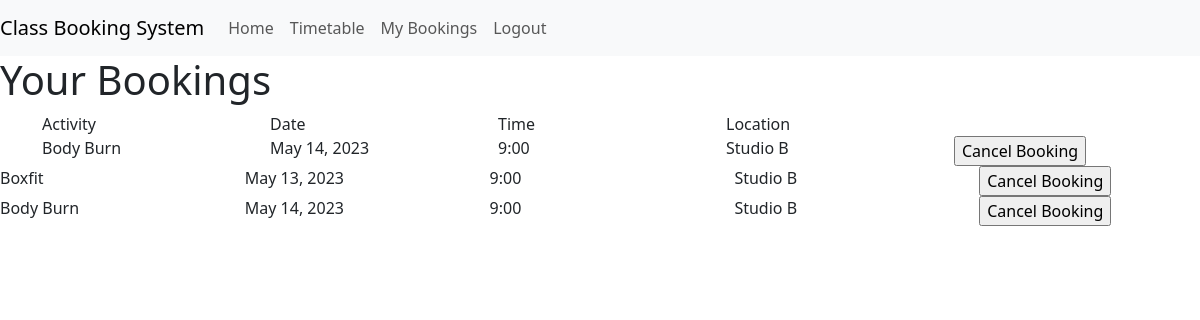
Before: /view_bookings.html (signed in) with the older database file.
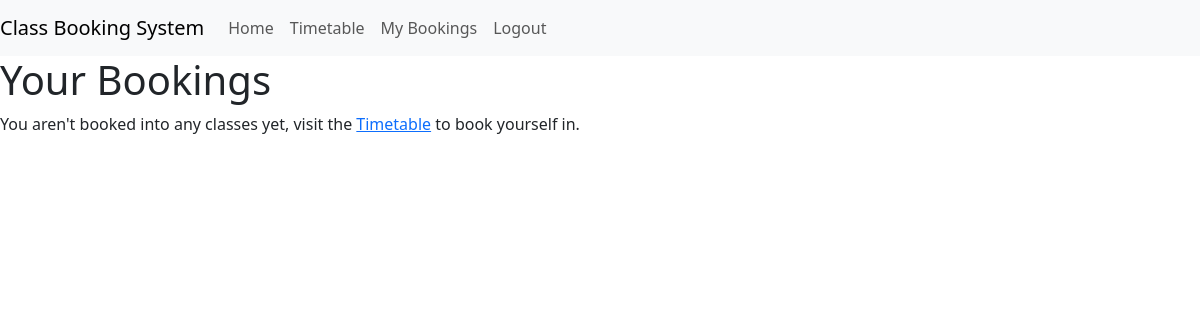
After: the same page with the newer database file.
### classbooking_app/models.py (models this page shows, shortened)
class Booking(models.Model):
    session = models.ForeignKey(Session, on_delete=models.CASCADE)
    user = models.CharField(
        max_length=50,
        null=False,
        blank=False,
        default="test_user"
        )
    confirmed = models.BooleanField(default=False)

class Session(models.Model):
    activity = models.ForeignKey(Activity, on_delete=models.CASCADE)
    date = models.DateField(default=date.today())
    time = models.TimeField(default=datetime.now())
    spaces = models.IntegerField(default=25)
    location = models.CharField(max_length=50, default='Studio A')
    running = models.BooleanField(default=True)

class Activity(models.Model):
    name = models.CharField(
        max_length=50,
        null=False,
        blank=False,
        default="test_class"
        )
    description = models.CharField(
        max_length=50,
        null=False,
        blank=False,
        default="test_description"
        )
    image = models.CharField(
        max_length=20,
        null=False,
        blank=False,
        default="test_image")
    capacity = models.IntegerField(
        null=False,
        blank=False,
        default=25
    )
    duration = models.CharField(
        max_length=5,
        null=False,
        blank=False,
        default="1hr"
    )

### classbooking_app/views.py (the view, shortened to what this page needs)
# urls.py: path('view_bookings.html', views.view_bookings, name='view_bookings'),
def view_bookings(request):
    user = request.user
    cancel_id = ""
    bookings = Booking.objects.filter(user=user)
    context = {
        'bookings': bookings,
        'cancel_id': cancel_id,
        }
    return render(request, 'classbooking_app/view_bookings.html', context)

### classbooking_app/templates/classbooking_app/view_bookings.html (shortened to what this page needs)
{% extends 'classbooking_app/base.html' %}
{% block contentbody %}
<h1>Your Bookings</h1>
<form method="POST" id="cancel-form">
{% if bookings|length > 0 %}
<div class="container">
 <div class="row">
   <div class="col">Activity</div>
   <div class="col">Date</div>
   <div class="col">Time</div>
   <div class="col">Location</div>
   <div class="col"></div>
 </div>
 {% for booking in bookings %}
 <div class="row run-{{ booking.session.running }}">
   <div class="col">{{ booking.session.activity.name }}</div>
   <div class="col">{{ booking.session.date }}</div>
   <div class="col">{{ booking.session.time | time:"G:i" }}</div>
   <div class="col">{{ booking.session.location }}</div>
   <div class="col">
     <input class="cancel-button run-{{ booking.session.running }}-btn" type="button" value="Cancel Booking" id="{{ booking.session.id }}-view" data-toggle="modal" data-target="#modal-{{ booking.session.id }}">
   </div>
 </div>
</div>
</form>
{% endfor %}
{% else %}
<p>
  You aren't booked into any classes yet, visit the <a href="/timetable.html" id="timetable-link">Timetable</a> to book yourself in.
</p>
{% endif %}
{% endblock %}

Changed rows visible on the page:
removed Booking: session.activity.name "Body Burn", session "May 14, 2023", session.time "9:00", session.location "Studio B"
removed Booking: session.activity.name "Boxfit", session "May 13, 2023", session.time "9:00", session.location "Studio B"
removed Booking: session.activity.name "Body Burn", session "May 14, 2023", session.time "9:00", session.location "Studio B"
Other visible differences:
text no longer shown: "Activity Date Time Location"
text now shown: "You aren't booked into any classes yet, visit the Timetable to book yourself in."
